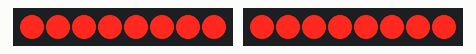
This sketch was run on a simulated Arduino Uno, built with avr-gcc and run on an emulated ATmega328P. Shown: 2 × 8 shift-register outputs drawn as a row of LEDs (first output left, lit = HIGH). Wiring (inferred from the names in the program): 2 × shift register (74HC595): data pin 12, shift clock pin 10, latch pin 11 / data pin 4, shift clock pin 2, latch pin 3. Wiring (inferred from the signals the program sends): 2 × row of LEDs: on Q0, Q1, Q2, Q3, Q4, Q5, Q6, Q7 / on Q0, Q1, Q2, Q3, Q4, Q5, Q6, Q7.

Above: at 0.5 s.
At 2.2 s:
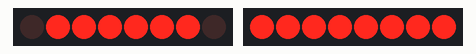
At 5.83 s:
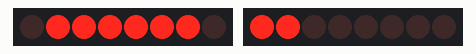
At 12.49 s:
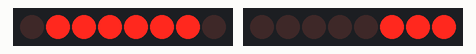
At 21.93 s:
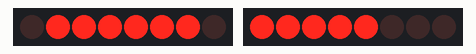
At 39.3 s:
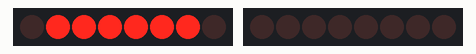
Timing chart, 0 to 40.0 s (numbered marks = the images above):
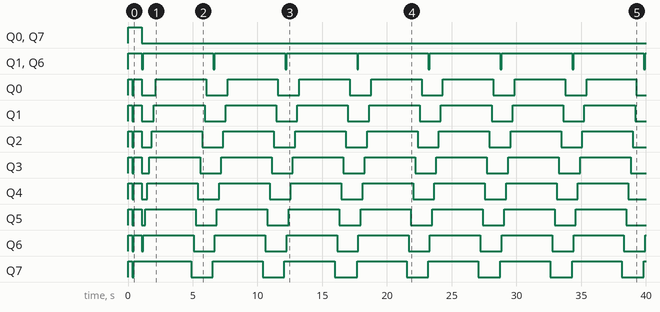

The sketch:

display_lefttoright_G_U_R_U_advanced_nano.ino
```cpp
// 1 - row
// 2 - col

#define DATA1 12
#define DATA2 4

#define LATCH1 11
#define LATCH2 3

#define CLOCK1 10
#define CLOCK2 2

#define OE1 8
#define OE2 7

void setup()
{
pinMode(LATCH1,OUTPUT);
pinMode(CLOCK1,OUTPUT);
pinMode(DATA1,OUTPUT);
pinMode(OE1,OUTPUT);

pinMode(LATCH2,OUTPUT);
pinMode(CLOCK2,OUTPUT);
pinMode(DATA2,OUTPUT);
pinMode(OE2,OUTPUT);
randomSeed(analogRead(0));
// data 2 gives +ve
//data 1 gives -ve
test();
}

void loop()
{ //            G
  byte row[] = {B11000011,B10111101,B10111101,B10101101,B10001101,
                B11111111,
                B11000001,B10111111,B10111111,B10111111,B11000001,
                B11111111,
                B10000011,B11101101,B11101101,B11001101,B10110011,
                B11111111,
                B11000001,B10111111,B10111111,B10111111,B11000001
        };
  int k,row_size = 22;
  int col = 0x80,i,j;

  //

  for(i=0;i<=8+row_size+2;i++)
  {
    for(j=0;j<10;j++)//delay loop

      for(k=0;k<=row_size;k++)
      if(i-k >= 0) // this if statement makes sure that all rightmost lights are correctly lit
      led_hexselect(row[k],col >> i-k);
      else
      led_hexselect(0xff,0x00); //off the display // equilise the delay
  }

  col= 0x80;
}

void led_select(int row,int col)
{ int col_decode,row_decode;
  int powr=1,powc=1;
  int i;

  if(row <= 8 & col <= 8 & row >= 0 & col >= 0)
  {
  for(i=0;i<row-1;i++)
  powr *= 2;
  for(i=0;i<col-1;i++)
  powc *= 2;


  row_decode = 255 - powr;
  col_decode = powc;

  digitalWrite(LATCH1,LOW);
  digitalWrite(OE1,HIGH);
  shiftOut(DATA1,CLOCK1,MSBFIRST,row_decode); //row
  digitalWrite(LATCH1,HIGH);
  digitalWrite(OE1,LOW);

  digitalWrite(LATCH2,LOW);
  digitalWrite(OE2,HIGH);
  shiftOut(DATA2,CLOCK2,MSBFIRST,col_decode); //col
  digitalWrite(LATCH2,HIGH);
  digitalWrite(OE2,LOW);
  delayMicroseconds(200);
  }
}

void led_hexselect(int row,int col)
{
  digitalWrite(LATCH1,LOW);
  digitalWrite(OE1,HIGH);
  shiftOut(DATA1,CLOCK1,MSBFIRST,row); //row
  digitalWrite(LATCH1,HIGH);
  digitalWrite(OE1,LOW);

  digitalWrite(LATCH2,LOW);
  digitalWrite(OE2,HIGH);
  shiftOut(DATA2,CLOCK2,MSBFIRST,col); //col
  digitalWrite(LATCH2,HIGH);
  digitalWrite(OE2,LOW);
  delayMicroseconds(500);
}

void test(void)
{
byte i,j;

for(i=0;i<=10;i++){
led_hexselect(0x00,0xff);
delay(20);
led_hexselect(0x00,0x00);
delay(20);
}

led_hexselect(0x00,0xff);
delay(500);
led_hexselect(0x00,0x00);
}
```

Measured:
- by itself, Q0, Q7: HIGH → LOW at 1.1 s
- by itself, Q1, Q6: alternates HIGH for 5.4 s and LOW for 0.10 s
- by itself, Q0: goes LOW 0.15 s, HIGH 0.62 s, LOW 1.1 s, 6 × (HIGH 3.9 s, LOW 1.7 s), HIGH 3.8 s, then LOW
- by itself, Q1: goes LOW 0.15 s, HIGH 0.62 s, LOW 0.92 s, 6 × (HIGH 3.9 s, LOW 1.6 s), HIGH 3.9 s, then LOW
- by itself, Q2: goes LOW 0.15 s, HIGH 0.62 s, LOW 0.74 s, 6 × (HIGH 3.9 s, LOW 1.6 s), HIGH 3.9 s, then LOW
- by itself, Q3: goes LOW 0.15 s, HIGH 0.62 s, LOW 0.58 s, 6 × (HIGH 3.9 s, LOW 1.6 s), HIGH 3.9 s, then LOW
- by itself, Q4: goes LOW 0.15 s, HIGH 0.62 s, LOW 0.42 s, 6 × (HIGH 3.9 s, LOW 1.7 s), HIGH 3.9 s, then LOW
- by itself, Q5: goes LOW 0.15 s, HIGH 0.62 s, LOW 0.24 s, 6 × (HIGH 3.9 s, LOW 1.6 s), HIGH 3.9 s, then LOW
